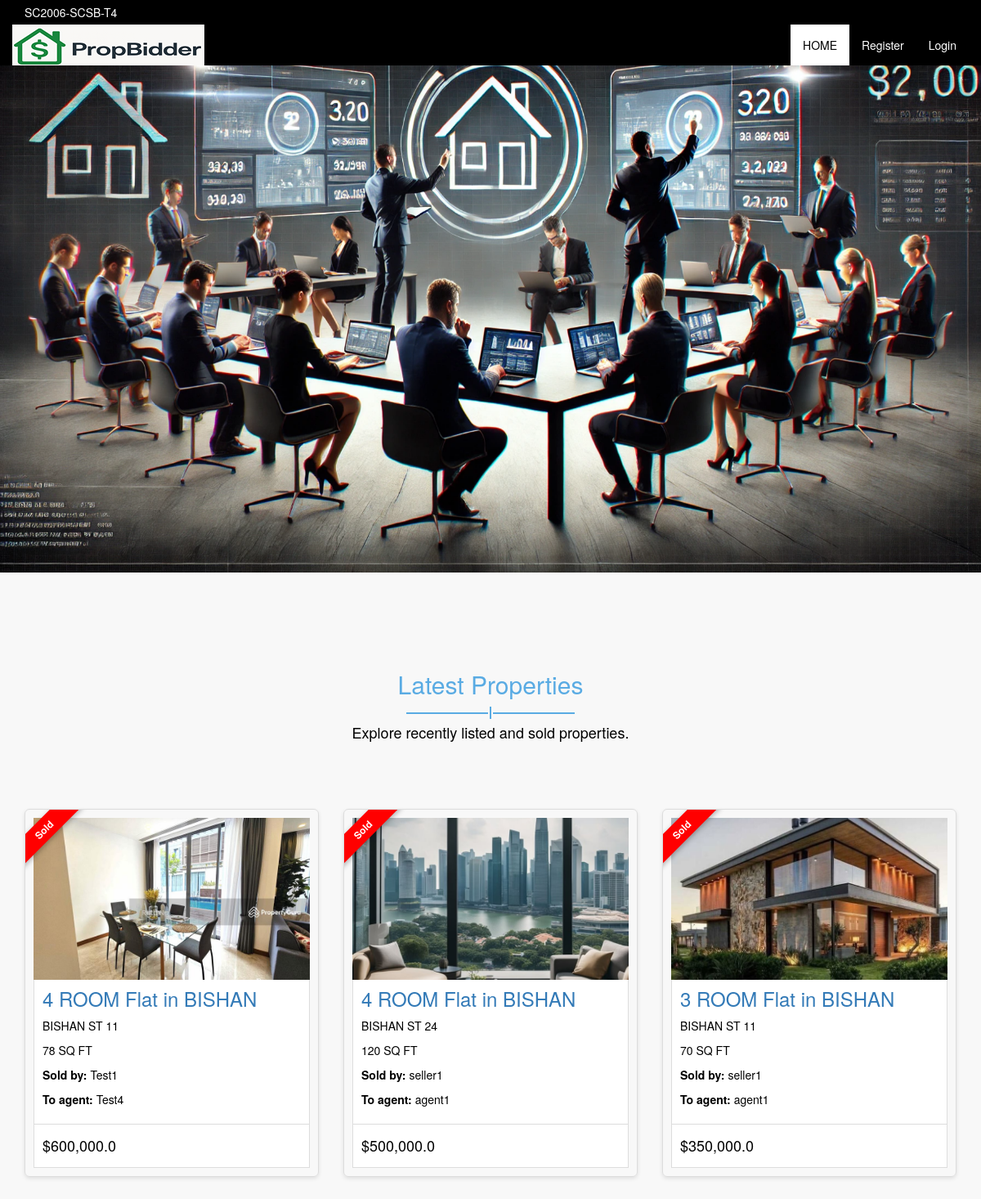
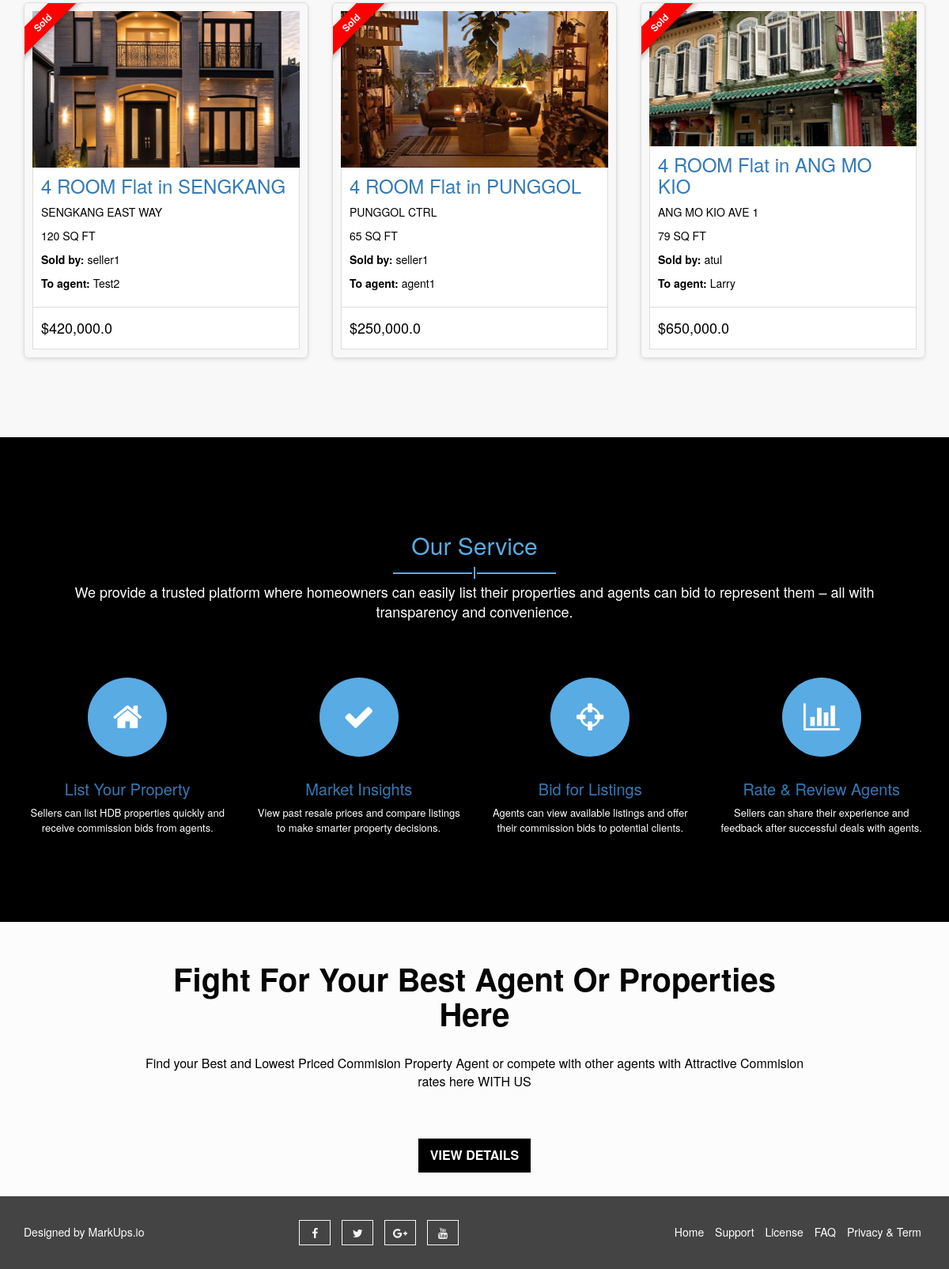
The page / on the database its author committed (2 pictures, top to bottom).
### tables this page shows
CREATE TABLE listings (
            id INTEGER PRIMARY KEY AUTOINCREMENT,
            seller_username TEXT NOT NULL,
            flat_type TEXT NOT NULL,
            town TEXT NOT NULL,
            street_name TEXT NOT NULL,
            floor_area INTEGER NOT NULL,
            max_com_bid REAL NOT NULL,
            years_remaining INTEGER NOT NULL,
            listing_price REAL NOT NULL,
            bidders TEXT DEFAULT '[]',   -- 2D array of agent bids as JSON
            status TEXT DEFAULT 'A'      -- A = active, B = closed, C = sold
        );

### routes/dashboard_routes.py (the view)
@dashboard_bp.route('/')
def index():
    sold_properties = []
    try:
        conn1 = sqlite3.connect('listings.db')
        conn1.row_factory = sqlite3.Row
        c1 = conn1.cursor()
        conn2 = sqlite3.connect('accounts.db')
        conn2.row_factory = sqlite3.Row
        c2 = conn2.cursor()
        sold_listings = c1.execute("SELECT * FROM listings WHERE status = 'C'").fetchall()
        for listing in sold_listings:
            listing_dict = dict(listing)
            seller_info = c2.execute("SELECT full_name FROM users WHERE username = ?", (listing_dict['seller_username'],)).fetchone()
            listing_dict['seller_username'] = seller_info['full_name'] if seller_info else listing_dict['seller_username']
            bidders = json.loads(listing_dict.get('bidders', '[]'))
            if bidders:
                accepted_bid = bidders[-1]
                agent_username = accepted_bid[0]
                agent_info = c2.execute("SELECT full_name FROM users WHERE username = ?", (agent_username,)).fetchone()
                listing_dict['agent_username'] = agent_info['full_name'] if agent_info else agent_username
            else:
                listing_dict['agent_username'] = "N/A"
            sold_properties.append(listing_dict)
        conn1.close()
        conn2.close()
    except sqlite3.OperationalError as e:
        if 'no such table: listings' in str(e):
            print("⚠️ Table 'listings' not found. Creating it now...")
            try:
                conn = sqlite3.connect('listings.db')
                c = conn.cursor()
                c.execute('''
                    CREATE TABLE IF NOT EXISTS listings (
                        id INTEGER PRIMARY KEY AUTOINCREMENT,
                        seller_username TEXT NOT NULL,
                        flat_type TEXT NOT NULL,
                        town TEXT NOT NULL,
                        street_name TEXT NOT NULL,
                        floor_area INTEGER NOT NULL,
                        max_com_bid REAL NOT NULL,
                        years_remaining INTEGER NOT NULL,
                        listing_price REAL NOT NULL,
                        bidders TEXT DEFAULT '[]',
                        status TEXT DEFAULT 'A'
                    )
                ''')
                conn.commit()
                conn.close()
                print("✅ 'listings' table created successfully.")
            except Exception as create_err:
                print(f"❌ Failed to create table: {create_err}")
        else:
            print(f"❌ Unexpected error: {e}")
    return render_template('index.html', sold_listings=sold_properties)

### templates/index.html (shortened to what this page needs)
<!DOCTYPE html>
<html lang="en">
  <head>
    <link rel="stylesheet" href="{{ url_for('static', filename='css/style.css') }}">
    <link rel="stylesheet" href="{{ url_for('static', filename='css/bootstrap.css') }}">
    <link rel="stylesheet" href="{{ url_for('static', filename='css/font-awesome.css') }}">
    <link rel="stylesheet" href="{{ url_for('static', filename='css/slick.css') }}">
    <link rel="stylesheet" href="{{ url_for('static', filename='css/nouislider.css') }}">
    <link rel="stylesheet" href="{{ url_for('static', filename='css/jquery.fancybox.css') }}">
    <link rel="stylesheet" href="{{ url_for('static', filename='css/theme-color/default-theme.css') }}">
  </head>
  <body class="aa-price-range">
  <header id="aa-header">
    <div class="container">
      <div class="row">
        <div class="col-md-12">
          <div class="aa-header-area">
            <div class="row">
              <div class="col-md-6 col-sm-6 col-xs-6">
                <div class="aa-header-left">
                  <div class="aa-telephone-no">
                  SC2006-SCSB-T4
                  </div>
                </div>
              </div>
              <div class="col-md-6 col-sm-6 col-xs-6">
              </div>
            </div>
          </div>
        </div>
      </div>
    </div>
  </header>
<section id="aa-menu-area">
  <nav class="navbar navbar-default main-navbar" role="navigation">
    <div class="container">
      <div class="navbar-header">
        <a class="navbar-brand aa-logo-img" href="/"><img src="{{ url_for('static', filename='img/logo.png') }}" alt="logo"></a>
      </div>
      <div id="navbar" class="navbar-collapse collapse">
        <ul id="top-menu" class="nav navbar-nav navbar-right aa-main-nav">
            <li class="active"><a href="/">HOME</a></li>
            {% if 'username' in session %}
              {% if session['user_type'] == 'seller' %}
                <li><a href="/list-property">List Property</a></li>
                <li><a href="/view_your_property">Your Property</a></li>
              {% elif session['user_type'] == 'agent' %}
                <li><a href="/view_listed_property">View Listed Property</a></li>
                <li><a href="/view_bidded_property">View Bidded Property</a></li>
              {% endif %}
              <li><a href="{{ url_for('auth.logout') }}" class="aa-logout">Logout</a></li>
            {% else %}
              <li><a href="{{ url_for('auth.create_account') }}" class="aa-register">Register</a></li>
              <li><a href="{{ url_for('auth.login') }}" class="aa-login">Login</a></li>
            {% endif %}
        </ul>
      </div>
  </nav>
</section>
  <section id="aa-slider">
    <div class="aa-slider-area">
      <div class="aa-top-slider">
        <div class="aa-top-slider-single">
          <img src="static/img/slider/biddinghouse3.jpg" alt="img">
        </div>
      </div>
    </div>
  </section>
   <section id="aa-latest-property">
    <div class="container">
      <div class="aa-latest-property-area">
        <div class="aa-title">
          <h2>Latest Properties</h2>
          <span></span>
          <p style="color: black;">Explore recently listed and sold properties.</p>
        </div>
        <div class="aa-latest-properties-content">
          <div class="row">
            {% for listing in sold_listings %}
            <div class="col-md-4">
              <article class="aa-properties-item">
                <a href="#" class="aa-properties-item-img">
                  <img src="{{ url_for('static', filename='img/placeholder.jpg') }}" class="card-img-top random-house-img" alt="Property Image">
                </a>
                <div class="aa-tag sold-out">Sold</div>
                <div class="aa-properties-item-content">
                  <div class="aa-properties-about">
                    <h3>
                      <a href="#">
                        {% if listing['flat_type'] in ['4 ROOM', '5 ROOM', 'MULTI-GENERATION', '3 ROOM', '2 ROOM', '1 ROOM'] %}
                          {{ listing['flat_type'] }} Flat in {{ listing['town'] }}
                        {% elif listing['flat_type'] == 'EXECUTIVE' %}
                            EXECUTIVE Apartment in {{ listing['town'] }}
                        {% else %}
                          {{ listing['flat_type'] }} in {{ listing['town'] }}
                        {% endif %}
                      </a>
                    </h3>
                    <p>{{ listing['street_name'] }}</p>
                    <p>{{ listing['floor_area'] }} SQ FT</p>
                    <p><strong>Sold by:</strong> {{ listing['seller_username'] or "N/A" }}</p>
                    <p><strong>To agent:</strong> {{ listing['agent_username'] or "N/A" }}</p>
                  </div>
                  <div class="aa-properties-detial">
                    <span class="aa-price">${{ "{:,.1f}".format(listing['listing_price']) }}</span>
                  </div>
                </div>
              </article>
            </div>
            {% endfor %}
          </div>
        </div>
      </div>
    </div>
  </section>
  <section id="aa-service">
    <div class="container">
      <div class="row">
        <div class="col-md-12">
          <div class="aa-service-area">
            <div class="aa-title">
              <h2>Our Service</h2>
              <span></span>
              <p>We provide a trusted platform where homeowners can easily list their properties and agents can bid to represent them – all with transparency and convenience.</p>
            </div>
            <div class="aa-service-content">
              <div class="row">
                <div class="col-md-3">
                  <div class="aa-single-service">
                    <div class="aa-service-icon">
                      <span class="fa fa-home"></span>
                    </div>
                    <div class="aa-single-service-content">
                      <h4><a href="#">List Your Property</a></h4>
                    <p>Sellers can list HDB properties quickly and receive commission bids from agents.</p>
                    </div>
                  </div>
                </div>
                <div class="col-md-3">
                  <div class="aa-single-service">
                    <div class="aa-service-icon">
                      <span class="fa fa-check"></span>
                    </div>
                    <div class="aa-single-service-content">
                      <h4><a href="#">Market Insights</a></h4>
                    <p>View past resale prices and compare listings to make smarter property decisions.</p>
                    </div>
                  </div>
                </div>
                <div class="col-md-3">
                  <div class="aa-single-service">
                    <div class="aa-service-icon">
                      <span class="fa fa-crosshairs"></span>
                    </div>
                    <div class="aa-single-service-content">
                      <h4><a href="#">Bid for Listings</a></h4>
                      <p>Agents can view available listings and offer their commission bids to potential clients.</p>
                    </div>
                  </div>
                </div>
                <div class="col-md-3">
                  <div class="aa-single-service">
                    <div class="aa-service-icon">
                      <span class="fa fa-bar-chart-o"></span>
                    </div>
                    <div class="aa-single-service-content">
                      <h4><a href="#">Rate & Review Agents</a></h4>
                    <p>Sellers can share their experience and feedback after successful deals with agents.</p>
                    </div>
                  </div>
                </div>
              </div>
            </div>
          </div>
        </div>
      </div>
    </div>
  </section>
  <section id="aa-promo-banner">
    <div class="container">
      <div class="row">
        <div class="col-md-12">
          <div class="aa-promo-banner-area">
            <h3>Fight for Your Best Agent or Properties Here</h3>
            <p>Find your Best and Lowest Priced Commision Property Agent or compete with other agents with Attractive Commision rates here WITH US</p>
            <a href="/list-property" class="aa-view-btn">View Details</a>
          </div>
        </div>
      </div>
    </div>
  </section>
  <footer id="aa-footer">
    <div class="container">
      <div class="row">
        <div class="col-md-12">
        <div class="aa-footer-area">
          <div class="row">
            <div class="col-md-3 col-sm-6 col-xs-12">
              <div class="aa-footer-left">
               <p>Designed by <a rel="nofollow" href="http://www.markups.io/">MarkUps.io</a></p>
              </div>
            </div>
            <div class="col-md-3 col-sm-6 col-xs-12">
              <div class="aa-footer-middle">
                <a href="#"><i class="fa fa-facebook"></i></a>
                <a href="#"><i class="fa fa-twitter"></i></a>
                <a href="#"><i class="fa fa-google-plus"></i></a>
                <a href="#"><i class="fa fa-youtube"></i></a>
              </div>
            </div>
            <div class="col-md-6 col-sm-12 col-xs-12">
              <div class="aa-footer-right">
                <a href="#">Home</a>
                <a href="#">Support</a>
                <a href="#">License</a>
                <a href="#">FAQ</a>
                <a href="#">Privacy & Term</a>
              </div>
            </div>
          </div>
        </div>
      </div>
      </div>
    </div>
  </footer>
  </body>
</html>

### static/css/theme-color/default-theme.css (style rules this page uses)
h2 { color: #59abe3; }
.aa-view-btn { background-color: #000000; }
#aa-menu-area .main-navbar .navbar-nav .active a { color: #000000; }
.aa-title span { background-color: #59abe3; }
.aa-title span:before { background-color: #59abe3; }
.aa-title span:after { background-color: #59abe3; }
#aa-service .aa-service-area .aa-service-content .aa-single-service .aa-service-icon span { background-color: #59abe3; }

### rows shown on the page
listings: shows a picture, flat_type "4 ROOM", town "BISHAN", street_name "BISHAN ST 11", floor_area "78", seller_username "Test1", listing "Test4", listing_price "600,000.0"
listings: shows a picture, flat_type "4 ROOM", town "BISHAN", street_name "BISHAN ST 24", floor_area "120", seller_username "seller1", listing "agent1", listing_price "500,000.0"
listings: shows a picture, flat_type "3 ROOM", town "BISHAN", street_name "BISHAN ST 11", floor_area "70", seller_username "seller1", listing "agent1", listing_price "350,000.0"
listings: shows a picture, flat_type "4 ROOM", town "SENGKANG", street_name "SENGKANG EAST WAY", floor_area "120", seller_username "seller1", listing "Test2", listing_price "420,000.0"
listings: shows a picture, flat_type "4 ROOM", town "PUNGGOL", street_name "PUNGGOL CTRL", floor_area "65", seller_username "seller1", listing "agent1", listing_price "250,000.0"
listings: shows a picture, flat_type "4 ROOM", town "ANG MO KIO", street_name "ANG MO KIO AVE 1", floor_area "79", listing "atul", listing "Larry", listing_price "650,000.0"
